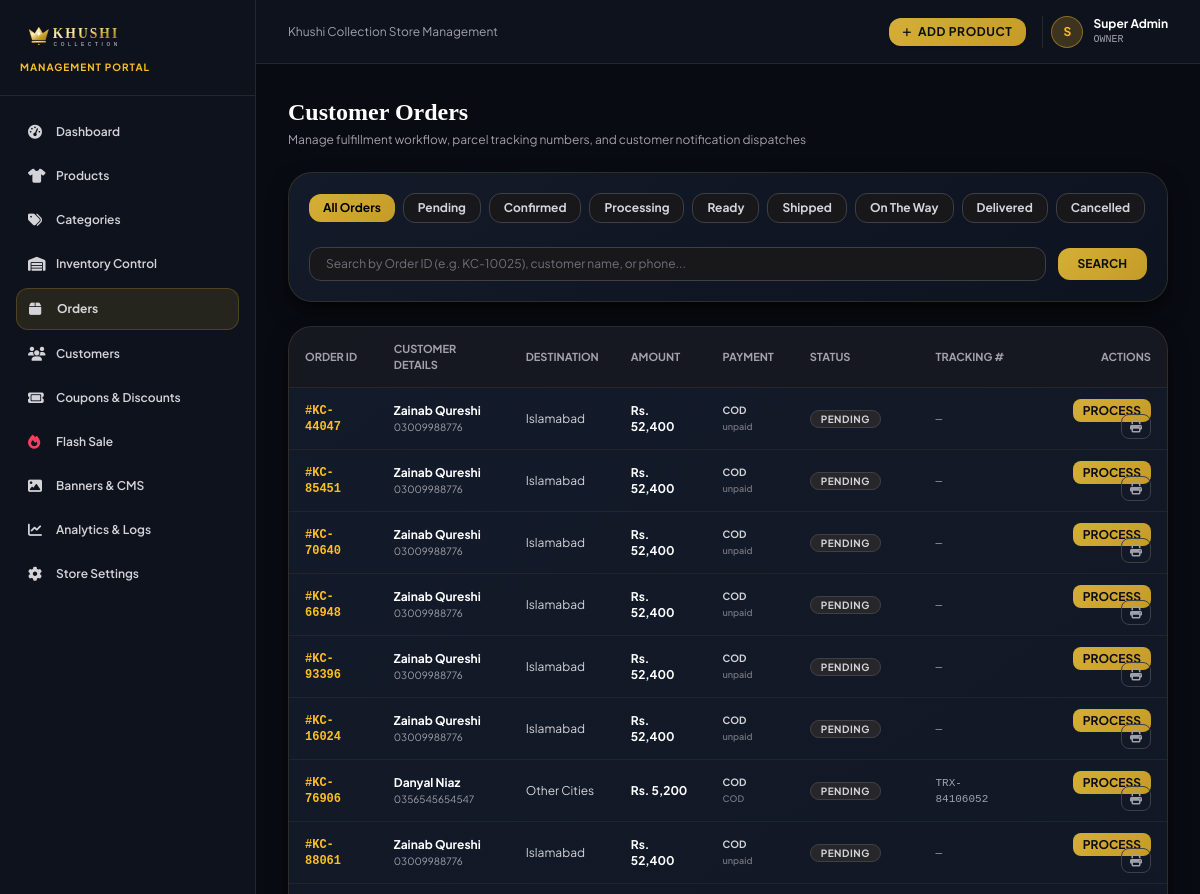
Page /admin/orders (signed in, upper part) on the earlier database version.
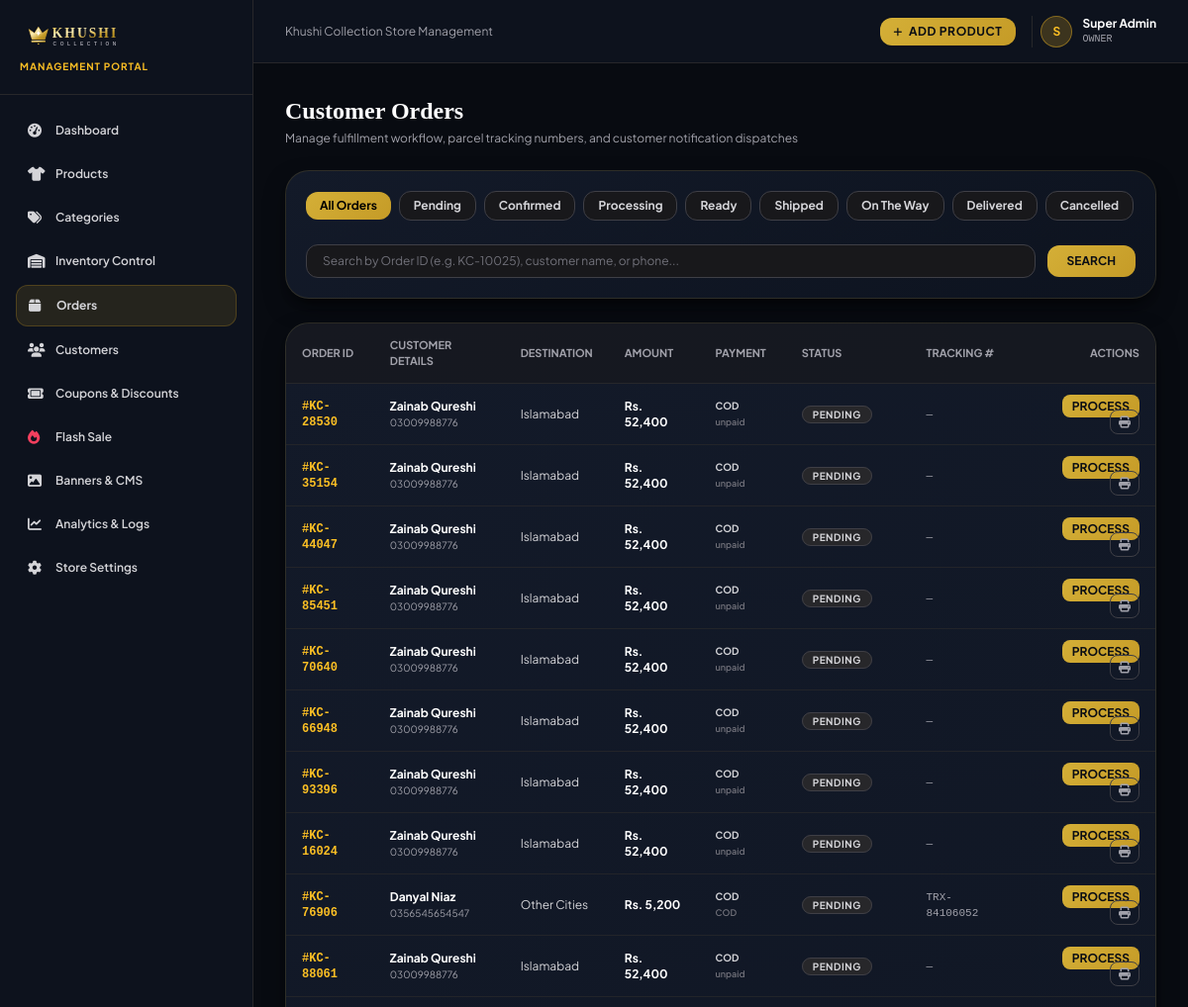
Same page on the later database version.
### tables this page shows
CREATE TABLE orders (
        id INTEGER PRIMARY KEY AUTOINCREMENT,
        order_number TEXT UNIQUE NOT NULL,
        user_id INTEGER,
        customer_name TEXT NOT NULL,
        customer_phone TEXT NOT NULL,
        customer_email TEXT NOT NULL,
        address TEXT NOT NULL,
        city TEXT NOT NULL,
        area TEXT,
        postal_code TEXT,
        delivery_instructions TEXT,
        subtotal REAL NOT NULL,
        delivery_fee REAL DEFAULT 0,
        discount_amount REAL DEFAULT 0,
        coupon_code TEXT,
        total_amount REAL NOT NULL,
        payment_method TEXT DEFAULT 'cod',
        payment_status TEXT DEFAULT 'unpaid',
        order_status TEXT DEFAULT 'pending',
        tracking_number TEXT,
        courier_name TEXT DEFAULT 'Trax Express',
        admin_notes TEXT,
        created_at TIMESTAMP DEFAULT CURRENT_TIMESTAMP,
        updated_at TIMESTAMP DEFAULT CURRENT_TIMESTAMP,
        FOREIGN KEY (user_id) REFERENCES users (id) ON DELETE SET NULL
    );

### routes/admin.py (the view)
@admin_bp.route('/orders')
@admin_required(['super_admin', 'manager', 'staff'])
def orders():
    status_filter = request.args.get('status', '').strip()
    search = request.args.get('search', '').strip()
    sql = 'SELECT * FROM orders WHERE 1=1'
    params = []
    if status_filter:
        sql += ' AND order_status = ?'
        params.append(status_filter)
    if search:
        sql += ' AND (order_number LIKE ? OR customer_name LIKE ? OR customer_phone LIKE ?)'
        params.extend([f"%{search}%", f"%{search}%", f"%{search}%"])
    sql += ' ORDER BY id DESC'
    orders_list = query_db(sql, params)
    return render_template('admin/orders/index.html', orders=orders_list, status_filter=status_filter, search=search)

### templates/admin/orders/index.html (shortened to what this page needs)
{% extends 'admin/base.html' %}
{% block content %}
<div class="space-y-6">
    <div class="flex flex-col sm:flex-row sm:items-center justify-between gap-4">
        <div>
            <h1 class="text-2xl font-serif font-bold text-white">Customer Orders</h1>
            <p class="text-xs text-zinc-400 mt-1">Manage fulfillment workflow, parcel tracking numbers, and customer notification dispatches</p>
        </div>
    </div>
    <div class="luxury-card p-4 sm:p-5 rounded-3xl space-y-4">
        <div class="flex items-center gap-2 overflow-x-auto pb-2 text-xs">
            <a href="{{ url_for('admin.orders') }}" class="px-3.5 py-1.5 rounded-xl whitespace-nowrap font-bold transition {% if not status_filter %}btn-gold text-black{% else %}bg-zinc-900 border border-zinc-700 text-zinc-300 hover:border-zinc-500{% endif %}">
                All Orders
            </a>
            <a href="{{ url_for('admin.orders', status='pending') }}" class="px-3.5 py-1.5 rounded-xl whitespace-nowrap font-bold transition {% if status_filter == 'pending' %}bg-amber-400 text-black{% else %}bg-zinc-900 border border-zinc-700 text-zinc-300 hover:border-zinc-500{% endif %}">
                Pending
            </a>
            <a href="{{ url_for('admin.orders', status='confirmed') }}" class="px-3.5 py-1.5 rounded-xl whitespace-nowrap font-bold transition {% if status_filter == 'confirmed' %}bg-blue-400 text-black{% else %}bg-zinc-900 border border-zinc-700 text-zinc-300 hover:border-zinc-500{% endif %}">
                Confirmed
            </a>
            <a href="{{ url_for('admin.orders', status='processing') }}" class="px-3.5 py-1.5 rounded-xl whitespace-nowrap font-bold transition {% if status_filter == 'processing' %}bg-purple-400 text-black{% else %}bg-zinc-900 border border-zinc-700 text-zinc-300 hover:border-zinc-500{% endif %}">
                Processing
            </a>
            <a href="{{ url_for('admin.orders', status='ready') }}" class="px-3.5 py-1.5 rounded-xl whitespace-nowrap font-bold transition {% if status_filter == 'ready' %}bg-teal-400 text-black{% else %}bg-zinc-900 border border-zinc-700 text-zinc-300 hover:border-zinc-500{% endif %}">
                Ready
            </a>
            <a href="{{ url_for('admin.orders', status='shipped') }}" class="px-3.5 py-1.5 rounded-xl whitespace-nowrap font-bold transition {% if status_filter == 'shipped' %}bg-indigo-400 text-black{% else %}bg-zinc-900 border border-zinc-700 text-zinc-300 hover:border-zinc-500{% endif %}">
                Shipped
            </a>
            <a href="{{ url_for('admin.orders', status='on_the_way') }}" class="px-3.5 py-1.5 rounded-xl whitespace-nowrap font-bold transition {% if status_filter == 'on_the_way' %}bg-amber-400 text-black{% else %}bg-zinc-900 border border-zinc-700 text-zinc-300 hover:border-zinc-500{% endif %}">
                On The Way
            </a>
            <a href="{{ url_for('admin.orders', status='delivered') }}" class="px-3.5 py-1.5 rounded-xl whitespace-nowrap font-bold transition {% if status_filter == 'delivered' %}bg-emerald-500 text-black{% else %}bg-zinc-900 border border-zinc-700 text-zinc-300 hover:border-zinc-500{% endif %}">
                Delivered
            </a>
            <a href="{{ url_for('admin.orders', status='cancelled') }}" class="px-3.5 py-1.5 rounded-xl whitespace-nowrap font-bold transition {% if status_filter == 'cancelled' %}bg-rose-500 text-black{% else %}bg-zinc-900 border border-zinc-700 text-zinc-300 hover:border-zinc-500{% endif %}">
                Cancelled
            </a>
        </div>
        <form method="GET" action="{{ url_for('admin.orders') }}" class="flex items-center gap-3">
            <input type="text" name="search" value="{{ search or '' }}" placeholder="Search by Order ID (e.g. KC-10025), customer name, or phone..." class="flex-1 bg-zinc-900 border border-zinc-700 rounded-xl px-4 py-2 text-xs text-white placeholder-zinc-500 focus:outline-none focus:border-amber-400">
            <button type="submit" class="px-5 py-2 rounded-xl btn-gold text-xs font-bold uppercase">Search</button>
        </form>
    </div>
    <div class="luxury-card rounded-3xl overflow-hidden">
        <div class="overflow-x-auto">
            <table class="w-full text-left text-xs text-zinc-300">
                <thead class="text-zinc-400 uppercase font-semibold border-b border-zinc-800 bg-zinc-900/60 text-[11px]">
                    <tr>
                        <th class="py-3.5 px-4">Order ID</th>
                        <th class="py-3.5 px-4">Customer Details</th>
                        <th class="py-3.5 px-4">Destination</th>
                        <th class="py-3.5 px-4">Amount</th>
                        <th class="py-3.5 px-4">Payment</th>
                        <th class="py-3.5 px-4">Status</th>
                        <th class="py-3.5 px-4">Tracking #</th>
                        <th class="py-3.5 px-4 text-right">Actions</th>
                    </tr>
                </thead>
                <tbody class="divide-y divide-zinc-800/80">
                    {% for o in orders %}
                    <tr class="hover:bg-zinc-800/30 transition">
                        <td class="py-3.5 px-4 font-mono font-bold text-amber-400">#{{ o.order_number }}</td>
                        <td class="py-3.5 px-4">
                            <span class="font-bold text-white block">{{ o.customer_name }}</span>
                            <span class="text-[10px] text-zinc-400">{{ o.customer_phone }}</span>
                        </td>
                        <td class="py-3.5 px-4">{{ o.city }}</td>
                        <td class="py-3.5 px-4 font-bold text-white">Rs. {{ "{:,}".format(o.total_amount|int) }}</td>
                        <td class="py-3.5 px-4">
                            <span class="uppercase text-[10px] font-bold text-zinc-300 block">{{ o.payment_method }}</span>
                            <span class="text-[9px] text-zinc-500 font-semibold">{{ o.payment_status }}</span>
                        </td>
                        <td class="py-3.5 px-4">
                            <span class="px-2.5 py-0.5 rounded-full text-[10px] font-bold uppercase tracking-wider {% if o.order_status == 'delivered' %}bg-emerald-950 text-emerald-400 border border-emerald-500/30{% elif o.order_status in ('shipped', 'on_the_way') %}bg-amber-950 text-amber-400 border border-amber-500/30{% elif o.order_status == 'cancelled' %}bg-rose-950 text-rose-400 border border-rose-500/30{% else %}bg-zinc-800 text-zinc-300 border border-zinc-700{% endif %}">
                                {{ o.order_status.replace('_', ' ').title() }}
                            </span>
                        </td>
                        <td class="py-3.5 px-4 font-mono text-zinc-400 text-[11px]">
                            {{ o.tracking_number or '—' }}
                        </td>
                        <td class="py-3.5 px-4 text-right space-x-2">
                            <a href="{{ url_for('admin.order_detail', id=o.id) }}" class="py-1 px-2.5 rounded-lg btn-gold text-xs font-bold uppercase">
                                Process
                            </a>
                            <a href="{{ url_for('admin.admin_invoice', order_number=o.order_number) }}" target="_blank" class="py-1 px-2 rounded-lg border border-zinc-700 hover:border-amber-400 text-zinc-400 hover:text-white text-xs" title="Print Invoice">
                                <i class="fa-solid fa-print"></i>
                            </a>
                        </td>
                    </tr>
                    {% endfor %}
                </tbody>
            </table>
        </div>
    </div>
</div>
{% endblock %}

### templates/admin/base.html (shortened to what this page needs)
<!DOCTYPE html>
<html lang="en">
<head>
    <script src="https://cdn.tailwindcss.com"></script>
    <link rel="stylesheet" href="https://cdnjs.cloudflare.com/ajax/libs/font-awesome/6.5.1/css/all.min.css">
    <link rel="stylesheet" href="{{ url_for('static', filename='css/style.css') }}">
</head>
<body class="bg-[#080B11] text-zinc-100 min-h-screen flex antialiased">
    <aside class="w-64 bg-[#0D121D] border-r border-zinc-800 flex flex-col justify-between hidden md:flex flex-shrink-0">
        <div>
            <div class="p-5 border-b border-zinc-800">
                <a href="{{ url_for('admin.dashboard') }}" class="flex items-center gap-2">
                    <img src="{{ url_for('static', filename='images/logo.svg') }}" alt="Khushi Collection" class="h-9 w-auto">
                </a>
                <span class="text-[10px] text-amber-400 font-bold tracking-widest uppercase block mt-1">Management Portal</span>
            </div>
            <nav class="p-4 space-y-1 text-xs font-semibold">
                <a href="{{ url_for('admin.dashboard') }}" class="flex items-center gap-3 px-3 py-2.5 rounded-xl hover:bg-zinc-800/80 transition text-zinc-300 hover:text-white ">
                    <i class="fa-solid fa-gauge-high text-sm w-4"></i> Dashboard
                </a>
                <a href="{{ url_for('admin.products') }}" class="flex items-center gap-3 px-3 py-2.5 rounded-xl hover:bg-zinc-800/80 transition text-zinc-300 hover:text-white ">
                    <i class="fa-solid fa-shirt text-sm w-4"></i> Products
                </a>
                <a href="{{ url_for('admin.categories') }}" class="flex items-center gap-3 px-3 py-2.5 rounded-xl hover:bg-zinc-800/80 transition text-zinc-300 hover:text-white ">
                    <i class="fa-solid fa-tags text-sm w-4"></i> Categories
                </a>
                <a href="{{ url_for('admin.inventory') }}" class="flex items-center gap-3 px-3 py-2.5 rounded-xl hover:bg-zinc-800/80 transition text-zinc-300 hover:text-white ">
                    <i class="fa-solid fa-warehouse text-sm w-4"></i> Inventory Control
                </a>
                <a href="{{ url_for('admin.orders') }}" class="flex items-center justify-between px-3 py-2.5 rounded-xl hover:bg-zinc-800/80 transition text-zinc-300 hover:text-white {% if 'order' in request.endpoint %}bg-amber-400/10 text-amber-400 font-bold border border-amber-400/20{% endif %}">
                    <span class="flex items-center gap-3">
                        <i class="fa-solid fa-box text-sm w-4"></i> Orders
                    </span>
                </a>
                <a href="{{ url_for('admin.customers') }}" class="flex items-center gap-3 px-3 py-2.5 rounded-xl hover:bg-zinc-800/80 transition text-zinc-300 hover:text-white ">
                    <i class="fa-solid fa-users text-sm w-4"></i> Customers
                </a>
                <a href="{{ url_for('admin.coupons') }}" class="flex items-center gap-3 px-3 py-2.5 rounded-xl hover:bg-zinc-800/80 transition text-zinc-300 hover:text-white ">
                    <i class="fa-solid fa-ticket text-sm w-4"></i> Coupons & Discounts
                </a>
                <a href="{{ url_for('admin.flash_sale') }}" class="flex items-center gap-3 px-3 py-2.5 rounded-xl hover:bg-zinc-800/80 transition text-zinc-300 hover:text-white ">
                    <i class="fa-solid fa-fire text-sm w-4 text-rose-500"></i> Flash Sale
                </a>
                <a href="{{ url_for('admin.banners') }}" class="flex items-center gap-3 px-3 py-2.5 rounded-xl hover:bg-zinc-800/80 transition text-zinc-300 hover:text-white ">
                    <i class="fa-solid fa-image text-sm w-4"></i> Banners & CMS
                </a>
                <a href="{{ url_for('admin.reports') }}" class="flex items-center gap-3 px-3 py-2.5 rounded-xl hover:bg-zinc-800/80 transition text-zinc-300 hover:text-white ">
                    <i class="fa-solid fa-chart-line text-sm w-4"></i> Analytics & Logs
                </a>
                <a href="{{ url_for('admin.settings') }}" class="flex items-center gap-3 px-3 py-2.5 rounded-xl hover:bg-zinc-800/80 transition text-zinc-300 hover:text-white ">
                    <i class="fa-solid fa-gear text-sm w-4"></i> Store Settings
                </a>
            </nav>
        </div>
    </aside>
    <div class="flex-1 flex flex-col min-w-0 overflow-hidden">
        <header class="h-16 bg-[#0D121D] border-b border-zinc-800 flex items-center justify-between px-4 sm:px-6 lg:px-8">
            <div class="flex items-center gap-3">
                <span class="text-xs text-zinc-400 hidden sm:inline">Khushi Collection Store Management</span>
            </div>
            <div class="flex items-center gap-4">
                <a href="{{ url_for('admin.add_product') }}" class="px-3.5 py-1.5 rounded-xl btn-gold text-xs font-bold uppercase tracking-wider flex items-center gap-1.5 shadow">
                    <i class="fa-solid fa-plus text-[10px]"></i> Add Product
                </a>
                <div class="flex items-center gap-2.5 pl-2 border-l border-zinc-800">
                    <div class="w-8 h-8 rounded-full bg-amber-400/20 text-amber-400 flex items-center justify-center font-bold text-xs border border-amber-400/40">
                        {{ session.get('user_name', 'Admin')[0] }}
                    </div>
                    <div class="hidden sm:block text-left">
                        <span class="text-xs font-bold text-white block">{{ session.get('user_name', 'Admin') }}</span>
                        <span class="text-[10px] text-zinc-400 block uppercase font-mono">{{ session.get('user_role', 'Administrator').replace('_', ' ') }}</span>
                    </div>
                </div>
            </div>
        </header>
        <main class="flex-1 overflow-y-auto p-4 sm:p-6 lg:p-8">
            {% block content %}{% endblock %}
        </main>
    </div>
</body>
</html>

Differences in the rows shown:
added orders: order_number "KC-28530", customer_name "Zainab Qureshi", customer_phone "03009988776", city "Islamabad", total_amount "52,400", payment_method "COD", payment_status "unpaid", order_status.replace "PENDING", tracking_number "—"
added orders: order_number "KC-35154", customer_name "Zainab Qureshi", customer_phone "03009988776", city "Islamabad", total_amount "52,400", payment_method "COD", payment_status "unpaid", order_status.replace "PENDING", tracking_number "—"
